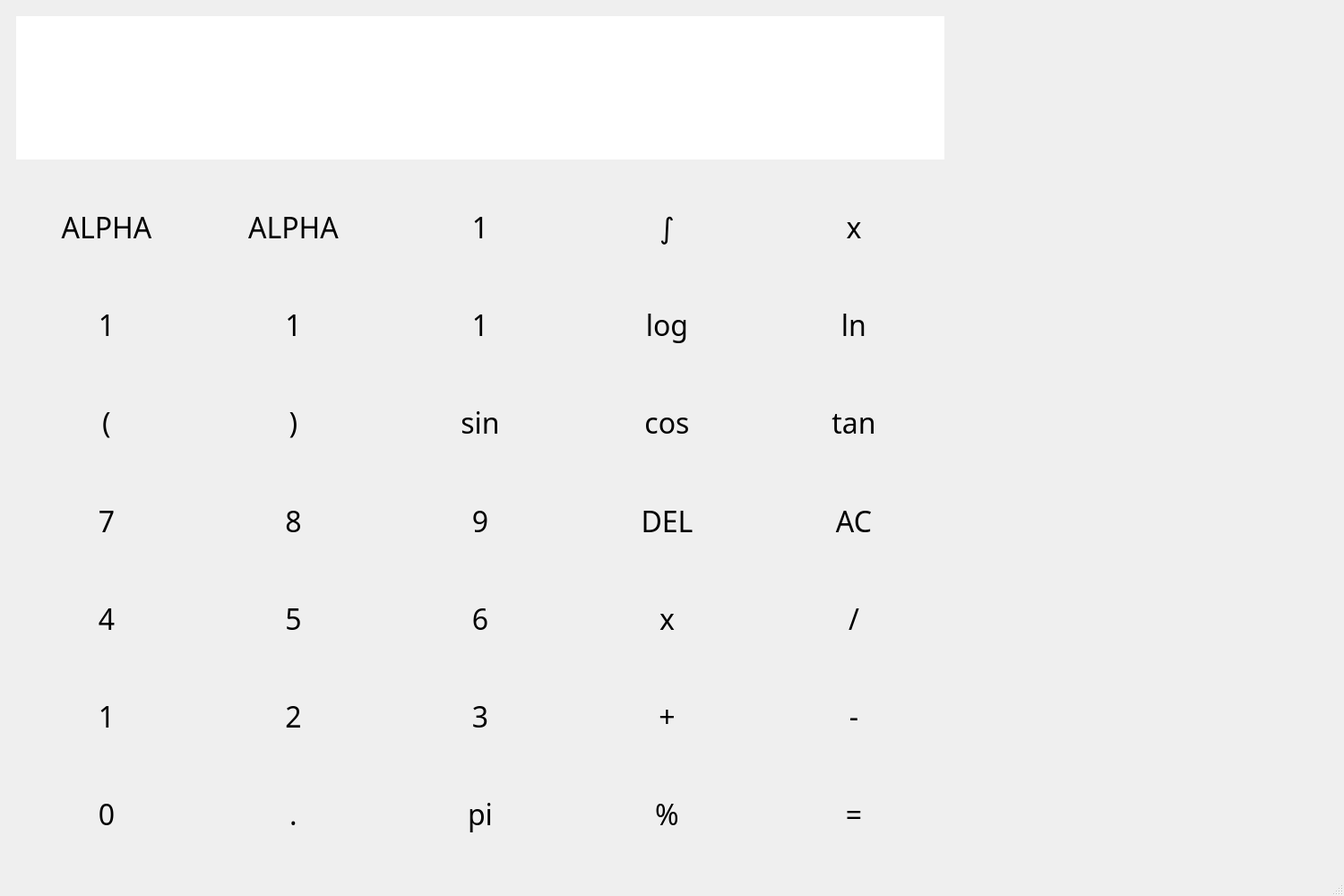
<?xml version="1.0" encoding="UTF-8"?>
<ui version="4.0">
 <class>caculator</class>
 <widget class="QMainWindow" name="caculator">
  <property name="geometry">
   <rect>
    <x>0</x>
    <y>0</y>
    <width>1500</width>
    <height>1000</height>
   </rect>
  </property>
  <property name="contextMenuPolicy">
   <enum>Qt::PreventContextMenu</enum>
  </property>
  <property name="windowTitle">
   <string>MainWindow</string>
  </property>
  <property name="styleSheet">
   <string notr="true"/>
  </property>
  <widget class="QWidget" name="centralwidget">
   <layout class="QGridLayout" name="gridLayout_2" rowstretch="1,5,6" columnstretch="5,2">
    <item row="0" column="0">
     <widget class="QWidget" name="widget_3" native="true">
      <layout class="QVBoxLayout" name="verticalLayout">
       <property name="spacing">
        <number>0</number>
       </property>
       <item>
        <widget class="QLineEdit" name="lineEdit">
         <property name="font">
          <font>
           <pointsize>52</pointsize>
          </font>
         </property>
         <property name="styleSheet">
          <string notr="true">border:none</string>
         </property>
        </widget>
       </item>
       <item>
        <widget class="QLineEdit" name="lineEdit_2">
         <property name="font">
          <font>
           <pointsize>52</pointsize>
          </font>
         </property>
         <property name="layoutDirection">
          <enum>Qt::RightToLeft</enum>
         </property>
         <property name="styleSheet">
          <string notr="true">border:none</string>
         </property>
         <property name="text">
          <string/>
         </property>
        </widget>
       </item>
      </layout>
     </widget>
    </item>
    <item row="1" column="0" rowspan="2">
     <widget class="QWidget" name="widget_2" native="true">
      <layout class="QGridLayout" name="gridLayout">
       <item row="2" column="3">
        <widget class="key" name="label_14">
         <property name="font">
          <font>
           <family>微软雅黑</family>
           <pointsize>24</pointsize>
          </font>
         </property>
         <property name="text">
          <string>cos</string>
         </property>
         <property name="alignment">
          <set>Qt::AlignCenter</set>
         </property>
        </widget>
       </item>
       <item row="3" column="2">
        <widget class="key" name="label_18">
         <property name="font">
          <font>
           <family>微软雅黑</family>
           <pointsize>24</pointsize>
          </font>
         </property>
         <property name="text">
          <string>9</string>
         </property>
         <property name="alignment">
          <set>Qt::AlignCenter</set>
         </property>
        </widget>
       </item>
       <item row="3" column="0">
        <widget class="key" name="label_16">
         <property name="font">
          <font>
           <family>微软雅黑</family>
           <pointsize>24</pointsize>
          </font>
         </property>
         <property name="text">
          <string>7</string>
         </property>
         <property name="alignment">
          <set>Qt::AlignCenter</set>
         </property>
        </widget>
       </item>
       <item row="0" column="2">
        <widget class="key" name="label_5">
         <property name="font">
          <font>
           <family>微软雅黑</family>
           <pointsize>24</pointsize>
          </font>
         </property>
         <property name="text">
          <string>1</string>
         </property>
         <property name="alignment">
          <set>Qt::AlignCenter</set>
         </property>
        </widget>
       </item>
       <item row="1" column="2">
        <widget class="key" name="label_8">
         <property name="font">
          <font>
           <family>微软雅黑</family>
           <pointsize>24</pointsize>
          </font>
         </property>
         <property name="text">
          <string>1</string>
         </property>
         <property name="alignment">
          <set>Qt::AlignCenter</set>
         </property>
        </widget>
       </item>
       <item row="5" column="0">
        <widget class="key" name="label_26">
         <property name="font">
          <font>
           <family>微软雅黑</family>
           <pointsize>24</pointsize>
          </font>
         </property>
         <property name="text">
          <string>1</string>
         </property>
         <property name="alignment">
          <set>Qt::AlignCenter</set>
         </property>
        </widget>
       </item>
       <item row="5" column="3">
        <widget class="key" name="label_29">
         <property name="font">
          <font>
           <family>微软雅黑</family>
           <pointsize>24</pointsize>
          </font>
         </property>
         <property name="text">
          <string>+</string>
         </property>
         <property name="alignment">
          <set>Qt::AlignCenter</set>
         </property>
        </widget>
       </item>
       <item row="3" column="4">
        <widget class="key" name="label_20">
         <property name="font">
          <font>
           <family>微软雅黑</family>
           <pointsize>24</pointsize>
          </font>
         </property>
         <property name="text">
          <string>AC</string>
         </property>
         <property name="alignment">
          <set>Qt::AlignCenter</set>
         </property>
        </widget>
       </item>
       <item row="2" column="4">
        <widget class="key" name="label_15">
         <property name="font">
          <font>
           <family>微软雅黑</family>
           <pointsize>24</pointsize>
          </font>
         </property>
         <property name="text">
          <string>tan</string>
         </property>
         <property name="alignment">
          <set>Qt::AlignCenter</set>
         </property>
        </widget>
       </item>
       <item row="4" column="0">
        <widget class="key" name="label_21">
         <property name="font">
          <font>
           <family>微软雅黑</family>
           <pointsize>24</pointsize>
          </font>
         </property>
         <property name="text">
          <string>4</string>
         </property>
         <property name="alignment">
          <set>Qt::AlignCenter</set>
         </property>
        </widget>
       </item>
       <item row="1" column="1">
        <widget class="key" name="label_7">
         <property name="font">
          <font>
           <family>微软雅黑</family>
           <pointsize>24</pointsize>
          </font>
         </property>
         <property name="text">
          <string>1</string>
         </property>
         <property name="alignment">
          <set>Qt::AlignCenter</set>
         </property>
        </widget>
       </item>
       <item row="4" column="4">
        <widget class="key" name="label_25">
         <property name="font">
          <font>
           <family>微软雅黑</family>
           <pointsize>24</pointsize>
          </font>
         </property>
         <property name="text">
          <string>/</string>
         </property>
         <property name="alignment">
          <set>Qt::AlignCenter</set>
         </property>
        </widget>
       </item>
       <item row="5" column="1">
        <widget class="key" name="label_27">
         <property name="font">
          <font>
           <family>微软雅黑</family>
           <pointsize>24</pointsize>
          </font>
         </property>
         <property name="text">
          <string>2</string>
         </property>
         <property name="alignment">
          <set>Qt::AlignCenter</set>
         </property>
        </widget>
       </item>
       <item row="2" column="2">
        <widget class="key" name="label_13">
         <property name="font">
          <font>
           <family>微软雅黑</family>
           <pointsize>24</pointsize>
          </font>
         </property>
         <property name="text">
          <string>sin</string>
         </property>
         <property name="alignment">
          <set>Qt::AlignCenter</set>
         </property>
        </widget>
       </item>
       <item row="5" column="2">
        <widget class="key" name="label_28">
         <property name="font">
          <font>
           <family>微软雅黑</family>
           <pointsize>24</pointsize>
          </font>
         </property>
         <property name="text">
          <string>3</string>
         </property>
         <property name="alignment">
          <set>Qt::AlignCenter</set>
         </property>
        </widget>
       </item>
       <item row="5" column="4">
        <widget class="key" name="label_30">
         <property name="font">
          <font>
           <family>微软雅黑</family>
           <pointsize>24</pointsize>
          </font>
         </property>
         <property name="text">
          <string>-</string>
         </property>
         <property name="alignment">
          <set>Qt::AlignCenter</set>
         </property>
        </widget>
       </item>
       <item row="4" column="1">
        <widget class="key" name="label_22">
         <property name="font">
          <font>
           <family>微软雅黑</family>
           <pointsize>24</pointsize>
          </font>
         </property>
         <property name="text">
          <string>5</string>
         </property>
         <property name="alignment">
          <set>Qt::AlignCenter</set>
         </property>
        </widget>
       </item>
       <item row="1" column="3">
        <widget class="key" name="label_9">
         <property name="font">
          <font>
           <family>微软雅黑</family>
           <pointsize>24</pointsize>
          </font>
         </property>
         <property name="text">
          <string>log</string>
         </property>
         <property name="alignment">
          <set>Qt::AlignCenter</set>
         </property>
        </widget>
       </item>
       <item row="6" column="1">
        <widget class="key" name="label_32">
         <property name="font">
          <font>
           <family>微软雅黑</family>
           <pointsize>24</pointsize>
          </font>
         </property>
         <property name="text">
          <string>.</string>
         </property>
         <property name="alignment">
          <set>Qt::AlignCenter</set>
         </property>
        </widget>
       </item>
       <item row="6" column="0">
        <widget class="key" name="label_31">
         <property name="font">
          <font>
           <family>微软雅黑</family>
           <pointsize>24</pointsize>
          </font>
         </property>
         <property name="styleSheet">
          <string notr="true"/>
         </property>
         <property name="text">
          <string>0</string>
         </property>
         <property name="alignment">
          <set>Qt::AlignCenter</set>
         </property>
        </widget>
       </item>
       <item row="2" column="0">
        <widget class="key" name="label_11">
         <property name="font">
          <font>
           <family>微软雅黑</family>
           <pointsize>24</pointsize>
          </font>
         </property>
         <property name="text">
          <string>(</string>
         </property>
         <property name="alignment">
          <set>Qt::AlignCenter</set>
         </property>
        </widget>
       </item>
       <item row="1" column="4">
        <widget class="key" name="label_10">
         <property name="font">
          <font>
           <family>微软雅黑</family>
           <pointsize>24</pointsize>
          </font>
         </property>
         <property name="text">
          <string>ln</string>
         </property>
         <property name="alignment">
          <set>Qt::AlignCenter</set>
         </property>
        </widget>
       </item>
       <item row="3" column="3">
        <widget class="key" name="label_19">
         <property name="font">
          <font>
           <family>微软雅黑</family>
           <pointsize>24</pointsize>
          </font>
         </property>
         <property name="text">
          <string>DEL</string>
         </property>
         <property name="alignment">
          <set>Qt::AlignCenter</set>
         </property>
        </widget>
       </item>
       <item row="4" column="2">
        <widget class="key" name="label_23">
         <property name="font">
          <font>
           <family>微软雅黑</family>
           <pointsize>24</pointsize>
          </font>
         </property>
         <property name="text">
          <string>6</string>
         </property>
         <property name="alignment">
          <set>Qt::AlignCenter</set>
         </property>
        </widget>
       </item>
       <item row="1" column="0">
        <widget class="key" name="label_6">
         <property name="font">
          <font>
           <family>微软雅黑</family>
           <pointsize>24</pointsize>
          </font>
         </property>
         <property name="frameShape">
          <enum>QFrame::NoFrame</enum>
         </property>
         <property name="text">
          <string>1</string>
         </property>
         <property name="alignment">
          <set>Qt::AlignCenter</set>
         </property>
        </widget>
       </item>
       <item row="2" column="1">
        <widget class="key" name="label_12">
         <property name="font">
          <font>
           <family>微软雅黑</family>
           <pointsize>24</pointsize>
          </font>
         </property>
         <property name="text">
          <string>)</string>
         </property>
         <property name="alignment">
          <set>Qt::AlignCenter</set>
         </property>
        </widget>
       </item>
       <item row="0" column="1">
        <widget class="key" name="label_2">
         <property name="font">
          <font>
           <family>微软雅黑</family>
           <pointsize>24</pointsize>
          </font>
         </property>
         <property name="text">
          <string>ALPHA</string>
         </property>
         <property name="alignment">
          <set>Qt::AlignCenter</set>
         </property>
        </widget>
       </item>
       <item row="0" column="3">
        <widget class="key" name="label_4">
         <property name="font">
          <font>
           <family>微软雅黑</family>
           <pointsize>24</pointsize>
          </font>
         </property>
         <property name="text">
          <string>∫</string>
         </property>
         <property name="alignment">
          <set>Qt::AlignCenter</set>
         </property>
        </widget>
       </item>
       <item row="6" column="4">
        <widget class="key" name="label_35">
         <property name="font">
          <font>
           <family>微软雅黑</family>
           <pointsize>24</pointsize>
          </font>
         </property>
         <property name="text">
          <string>=</string>
         </property>
         <property name="alignment">
          <set>Qt::AlignCenter</set>
         </property>
        </widget>
       </item>
       <item row="3" column="1">
        <widget class="key" name="label_17">
         <property name="font">
          <font>
           <family>微软雅黑</family>
           <pointsize>24</pointsize>
          </font>
         </property>
         <property name="text">
          <string>8</string>
         </property>
         <property name="alignment">
          <set>Qt::AlignCenter</set>
         </property>
        </widget>
       </item>
       <item row="0" column="4">
        <widget class="key" name="label_3">
         <property name="font">
          <font>
           <family>微软雅黑</family>
           <pointsize>24</pointsize>
          </font>
         </property>
         <property name="text">
          <string>x</string>
         </property>
         <property name="alignment">
          <set>Qt::AlignCenter</set>
         </property>
        </widget>
       </item>
       <item row="4" column="3">
        <widget class="key" name="label_24">
         <property name="font">
          <font>
           <family>微软雅黑</family>
           <pointsize>24</pointsize>
          </font>
         </property>
         <property name="text">
          <string>x</string>
         </property>
         <property name="alignment">
          <set>Qt::AlignCenter</set>
         </property>
        </widget>
       </item>
       <item row="6" column="2">
        <widget class="key" name="label_33">
         <property name="font">
          <font>
           <family>微软雅黑</family>
           <pointsize>24</pointsize>
          </font>
         </property>
         <property name="text">
          <string>pi</string>
         </property>
         <property name="alignment">
          <set>Qt::AlignCenter</set>
         </property>
        </widget>
       </item>
       <item row="6" column="3">
        <widget class="key" name="label_34">
         <property name="font">
          <font>
           <family>微软雅黑</family>
           <pointsize>24</pointsize>
          </font>
         </property>
         <property name="text">
          <string>%</string>
         </property>
         <property name="alignment">
          <set>Qt::AlignCenter</set>
         </property>
        </widget>
       </item>
       <item row="0" column="0">
        <widget class="key" name="label_36">
         <property name="font">
          <font>
           <family>微软雅黑</family>
           <pointsize>24</pointsize>
          </font>
         </property>
         <property name="text">
          <string>ALPHA</string>
         </property>
         <property name="alignment">
          <set>Qt::AlignCenter</set>
         </property>
        </widget>
       </item>
      </layout>
     </widget>
    </item>
    <item row="0" column="1" rowspan="3">
     <widget class="QWidget" name="widget" native="true"/>
    </item>
   </layout>
  </widget>
  <widget class="QMenuBar" name="menubar">
   <property name="geometry">
    <rect>
     <x>0</x>
     <y>0</y>
     <width>1500</width>
     <height>23</height>
    </rect>
   </property>
  </widget>
  <widget class="QStatusBar" name="statusbar"/>
 </widget>
 <customwidgets>
  <customwidget>
   <class>key</class>
   <extends>QLabel</extends>
   <header location="global">key.h</header>
  </customwidget>
 </customwidgets>
 <resources/>
 <connections/>
</ui>
